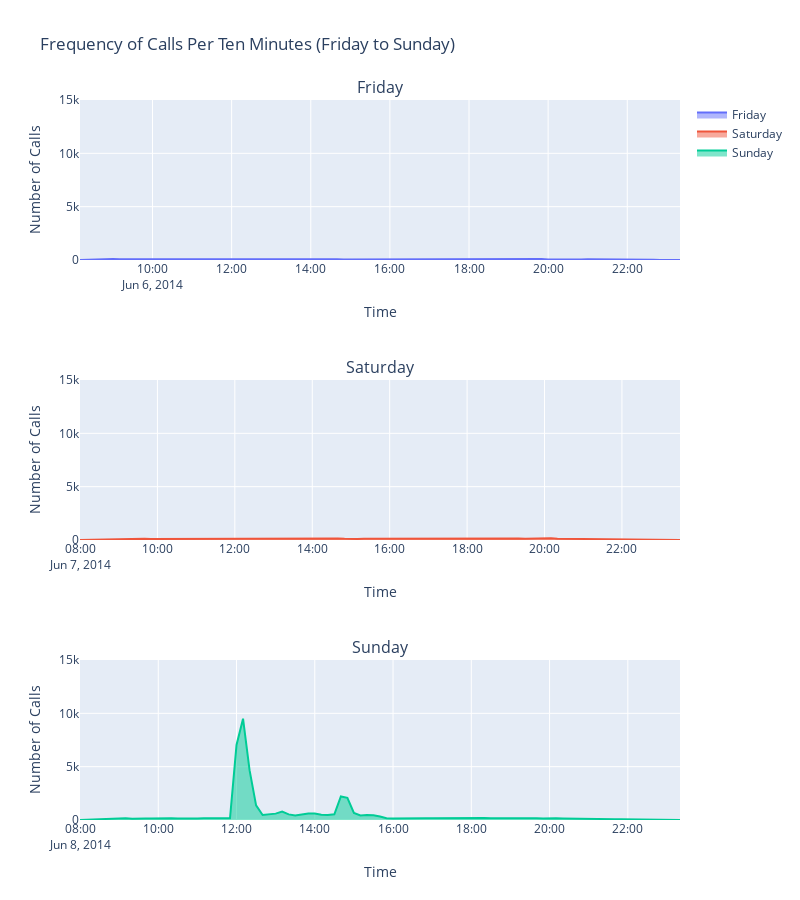

The cell this chart's notebook holds for it:
### Code cell
fig = make_subplots(rows=3, cols=1, subplot_titles=["Friday", "Saturday", "Sunday"])

# Friday plot (First row)
fig.add_trace(
    go.Scatter(x=frequency_comm_fri_df['ten_min'], 
               y=frequency_comm_fri_df['Calls'], 
               mode='lines', name='Friday',
               fill='tozeroy',),
    row=1, col=1
)

# Saturday plot (Second row)
fig.add_trace(
    go.Scatter(x=frequency_comm_sat_df['ten_min'], 
               y=frequency_comm_sat_df['Calls'], 
               mode='lines', name='Saturday',
               fill ='tozeroy',),
    row=2, col=1
)

# Sunday plot (Third row)
fig.add_trace(
    go.Scatter(x=frequency_comm_sun_df['ten_min'], 
               y=frequency_comm_sun_df['Calls'], 
               mode='lines', name='Sunday', 
               fill='tozeroy',),
    row=3, col=1
)

fig.update_layout(
    height=900, width=800, 
    title_text="Frequency of Calls Per Ten Minutes (Friday to Sunday)", 

    # Set y-axis ranges for each subplot
    yaxis=dict(range=[0, 15000], title='Number of Calls'),
    yaxis2=dict(range=[0, 15000], title='Number of Calls'),
    yaxis3=dict(range=[0, 15000], title='Number of Calls'),

    xaxis=dict(title='Time'),
    xaxis2=dict(title='Time'),
    xaxis3=dict(title='Time')
)

# Display the figure
fig.show()
